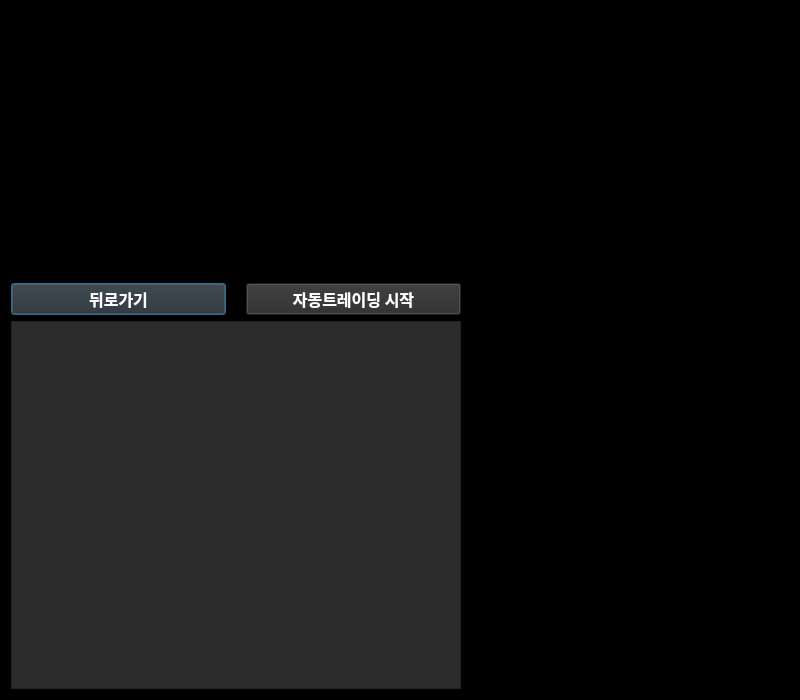
<?xml version="1.0" encoding="UTF-8"?>
<ui version="4.0">
 <class>Dialog</class>
 <widget class="QDialog" name="Dialog">
  <property name="geometry">
   <rect>
    <x>0</x>
    <y>0</y>
    <width>800</width>
    <height>700</height>
   </rect>
  </property>
  <property name="windowTitle">
   <string>PS_CoinTrade</string>
  </property>
  <property name="styleSheet">
   <string notr="true">background-color:#000000</string>
  </property>
  <layout class="QHBoxLayout" name="horizontalLayout">
   <item>
    <layout class="QVBoxLayout" name="verticalLayout">
     <property name="spacing">
      <number>6</number>
     </property>
     <item>
      <widget class="OverViewWidget" name="widget_CoinInfo" native="true">
       <property name="sizePolicy">
        <sizepolicy hsizetype="Minimum" vsizetype="Minimum">
         <horstretch>0</horstretch>
         <verstretch>0</verstretch>
        </sizepolicy>
       </property>
       <property name="minimumSize">
        <size>
         <width>450</width>
         <height>130</height>
        </size>
       </property>
      </widget>
     </item>
     <item>
      <widget class="PriceChartWidget" name="widget_CoinPriceChart" native="true">
       <property name="sizePolicy">
        <sizepolicy hsizetype="Minimum" vsizetype="Minimum">
         <horstretch>0</horstretch>
         <verstretch>0</verstretch>
        </sizepolicy>
       </property>
       <property name="minimumSize">
        <size>
         <width>450</width>
         <height>130</height>
        </size>
       </property>
      </widget>
     </item>
     <item>
      <layout class="QHBoxLayout" name="horizontalLayout_2">
       <property name="spacing">
        <number>20</number>
       </property>
       <property name="sizeConstraint">
        <enum>QLayout::SetDefaultConstraint</enum>
       </property>
       <property name="rightMargin">
        <number>0</number>
       </property>
       <item>
        <widget class="QPushButton" name="btn_Back">
         <property name="sizePolicy">
          <sizepolicy hsizetype="Preferred" vsizetype="Fixed">
           <horstretch>0</horstretch>
           <verstretch>0</verstretch>
          </sizepolicy>
         </property>
         <property name="font">
          <font>
           <family>맑은 고딕</family>
           <pointsize>12</pointsize>
           <weight>75</weight>
           <bold>true</bold>
          </font>
         </property>
         <property name="styleSheet">
          <string notr="true">background-color:#2c2c2c; color:white</string>
         </property>
         <property name="text">
          <string>뒤로가기</string>
         </property>
        </widget>
       </item>
       <item>
        <widget class="QPushButton" name="btn_AutoTrading">
         <property name="sizePolicy">
          <sizepolicy hsizetype="Preferred" vsizetype="Fixed">
           <horstretch>0</horstretch>
           <verstretch>0</verstretch>
          </sizepolicy>
         </property>
         <property name="minimumSize">
          <size>
           <width>0</width>
           <height>30</height>
          </size>
         </property>
         <property name="font">
          <font>
           <family>맑은 고딕</family>
           <pointsize>12</pointsize>
           <weight>75</weight>
           <bold>true</bold>
          </font>
         </property>
         <property name="styleSheet">
          <string notr="true">background-color:#2c2c2c; color:white</string>
         </property>
         <property name="text">
          <string>자동트레이딩 시작</string>
         </property>
        </widget>
       </item>
      </layout>
     </item>
     <item>
      <widget class="QTextEdit" name="TradingLog">
       <property name="sizePolicy">
        <sizepolicy hsizetype="Minimum" vsizetype="Expanding">
         <horstretch>0</horstretch>
         <verstretch>0</verstretch>
        </sizepolicy>
       </property>
       <property name="minimumSize">
        <size>
         <width>450</width>
         <height>300</height>
        </size>
       </property>
       <property name="font">
        <font>
         <family>맑은 고딕</family>
         <pointsize>10</pointsize>
         <weight>75</weight>
         <bold>true</bold>
        </font>
       </property>
       <property name="styleSheet">
        <string notr="true">background-color:#2c2c2c; color:white</string>
       </property>
       <property name="undoRedoEnabled">
        <bool>false</bool>
       </property>
       <property name="textInteractionFlags">
        <set>Qt::NoTextInteraction</set>
       </property>
      </widget>
     </item>
    </layout>
   </item>
   <item>
    <widget class="OrderBookWidget" name="widget_CoinOrderBook" native="true">
     <property name="sizePolicy">
      <sizepolicy hsizetype="Preferred" vsizetype="Expanding">
       <horstretch>0</horstretch>
       <verstretch>0</verstretch>
      </sizepolicy>
     </property>
    </widget>
   </item>
  </layout>
 </widget>
 <customwidgets>
  <customwidget>
   <class>OrderBookWidget</class>
   <extends>QWidget</extends>
   <header>UIPkg.OrderBookWidget</header>
   <container>1</container>
  </customwidget>
  <customwidget>
   <class>OverViewWidget</class>
   <extends>QWidget</extends>
   <header>UIPkg.OverViewWidget</header>
   <container>1</container>
  </customwidget>
  <customwidget>
   <class>PriceChartWidget</class>
   <extends>QWidget</extends>
   <header>UIPkg.PriceChartWidget</header>
   <container>1</container>
  </customwidget>
 </customwidgets>
 <resources/>
 <connections/>
</ui>
